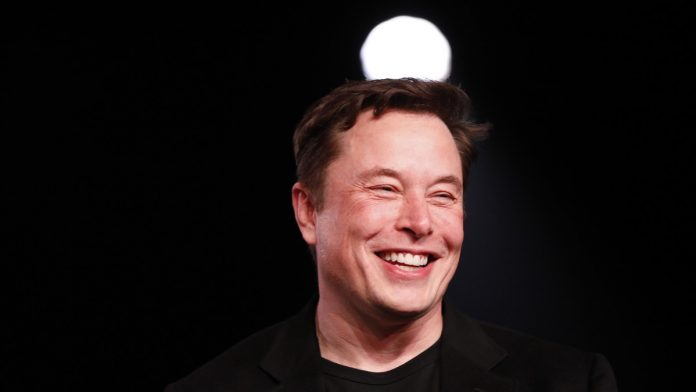
#> input picture IMG.jpg, 696 x 392 px, given in place of the camera
$ python morphological_transformations.py
#> lines starting #> are read from the running program, lines starting #| are printed output that depends on the picture; after the words box and inside, x2 and y2 are one past the last pixel; in counts of white or black regions, pixels touching at a corner belong together
import cv2
import numpy as np

cap = cv2.VideoCapture(0)

while(1):

    _, frame = cap.read()
#> frame is the input picture: shape (392, 696, 3); mean B, G, R 22.7, 23.6, 32.3
    hsv = cv2.cvtColor(frame, cv2.COLOR_BGR2HSV)
#> hsv: shape (392, 696, 3); mean H, S, V 16.7, 27.1, 32.6

    lower_red = np.array([30,150,50])
    upper_red = np.array([255,255,180])

    mask = cv2.inRange(hsv, lower_red, upper_red)
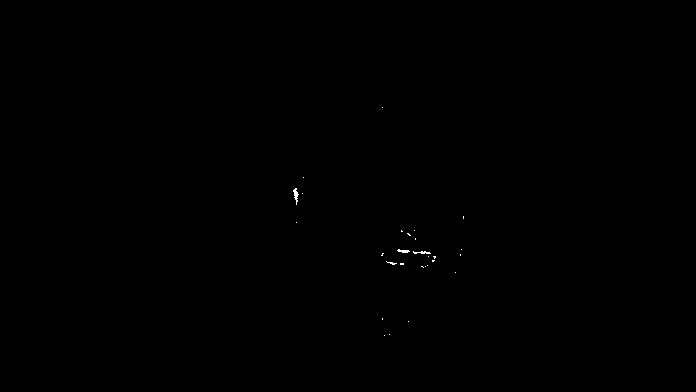
#> mask: shape (392, 696); 0.07% white in thin lines or dots, all inside (x1, y1, x2, y2) = (293, 107, 464, 336)
    res = cv2.bitwise_and(frame,frame, mask= mask)

    kernel = np.ones((5,5),np.uint8)
    erosion = cv2.erode(mask,kernel,iterations = 1)
#> erosion: shape (392, 696); every value is 0
    dilation = cv2.dilate(mask,kernel,iterations = 1)
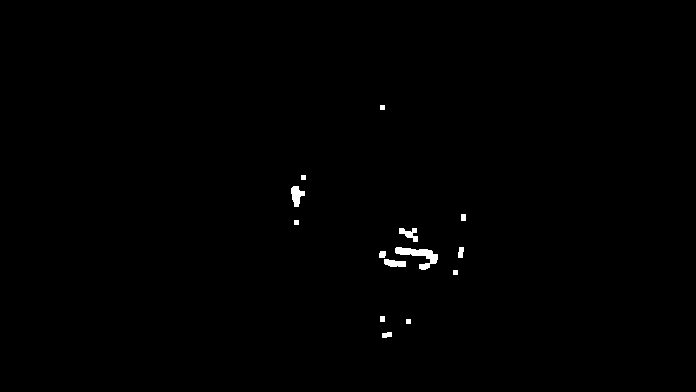
#> dilation: shape (392, 696); 0.44% white; 14 white regions, largest, box (x1, y1, x2, y2) and area: (395, 247, 438, 270) 399, (291, 186, 305, 207) 180, (399, 228, 418, 242) 140

    opening = cv2.morphologyEx(mask, cv2.MORPH_OPEN, kernel)
    closing = cv2.morphologyEx(mask, cv2.MORPH_CLOSE, kernel)


    cv2.imshow('Original',frame)
    cv2.imshow('Mask',mask)
    cv2.imshow('Erosion',erosion)
    cv2.imshow('Dilation',dilation)
    cv2.imshow('opening',opening)
    cv2.imshow('closing',closing)

    k = cv2.waitKey(5) & 0xFF
#> (key Esc is pressed here)
    if k == 27:
        break

cv2.destroyAllWindows()
cap.release()
